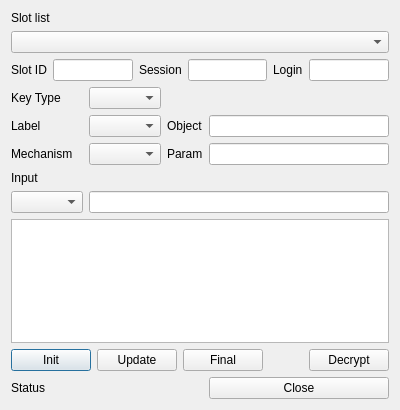
<?xml version="1.0" encoding="UTF-8"?>
<ui version="4.0">
 <class>DecryptDlg</class>
 <widget class="QDialog" name="DecryptDlg">
  <property name="geometry">
   <rect>
    <x>0</x>
    <y>0</y>
    <width>400</width>
    <height>410</height>
   </rect>
  </property>
  <property name="windowTitle">
   <string>Decrypt</string>
  </property>
  <layout class="QGridLayout" name="gridLayout">
   <item row="3" column="0">
    <widget class="QLabel" name="label_2">
     <property name="text">
      <string>Key Type</string>
     </property>
    </widget>
   </item>
   <item row="0" column="0">
    <widget class="QLabel" name="label">
     <property name="text">
      <string>Slot list</string>
     </property>
    </widget>
   </item>
   <item row="5" column="2">
    <widget class="QLabel" name="label_7">
     <property name="text">
      <string>Param</string>
     </property>
    </widget>
   </item>
   <item row="9" column="0" colspan="4">
    <layout class="QHBoxLayout" name="horizontalLayout_2">
     <property name="bottomMargin">
      <number>0</number>
     </property>
     <item>
      <widget class="QPushButton" name="mInitBtn">
       <property name="text">
        <string>Init</string>
       </property>
      </widget>
     </item>
     <item>
      <widget class="QPushButton" name="mUpdateBtn">
       <property name="text">
        <string>Update</string>
       </property>
      </widget>
     </item>
     <item>
      <widget class="QPushButton" name="mFinalBtn">
       <property name="text">
        <string>Final</string>
       </property>
      </widget>
     </item>
     <item>
      <spacer name="horizontalSpacer">
       <property name="orientation">
        <enum>Qt::Horizontal</enum>
       </property>
       <property name="sizeHint" stdset="0">
        <size>
         <width>40</width>
         <height>20</height>
        </size>
       </property>
      </spacer>
     </item>
     <item>
      <widget class="QPushButton" name="mDecryptBtn">
       <property name="text">
        <string>Decrypt</string>
       </property>
      </widget>
     </item>
    </layout>
   </item>
   <item row="4" column="0">
    <widget class="QLabel" name="label_3">
     <property name="text">
      <string>Label</string>
     </property>
    </widget>
   </item>
   <item row="2" column="0" colspan="4">
    <layout class="QHBoxLayout" name="horizontalLayout">
     <property name="bottomMargin">
      <number>0</number>
     </property>
     <item>
      <widget class="QLabel" name="label_10">
       <property name="text">
        <string>Slot ID</string>
       </property>
      </widget>
     </item>
     <item>
      <widget class="QLineEdit" name="mSlotIDText"/>
     </item>
     <item>
      <widget class="QLabel" name="label_9">
       <property name="text">
        <string>Session</string>
       </property>
      </widget>
     </item>
     <item>
      <widget class="QLineEdit" name="mSessionText"/>
     </item>
     <item>
      <widget class="QLabel" name="label_8">
       <property name="text">
        <string>Login</string>
       </property>
      </widget>
     </item>
     <item>
      <widget class="QLineEdit" name="mLoginText"/>
     </item>
    </layout>
   </item>
   <item row="5" column="3">
    <widget class="QLineEdit" name="mParamText"/>
   </item>
   <item row="4" column="2">
    <widget class="QLabel" name="label_6">
     <property name="text">
      <string>Object</string>
     </property>
    </widget>
   </item>
   <item row="4" column="1">
    <widget class="QComboBox" name="mLabelCombo"/>
   </item>
   <item row="1" column="0" colspan="4">
    <widget class="QComboBox" name="mSlotsCombo"/>
   </item>
   <item row="3" column="1">
    <widget class="QComboBox" name="mKeyTypeCombo"/>
   </item>
   <item row="10" column="3">
    <widget class="QPushButton" name="mCloseBtn">
     <property name="text">
      <string>Close</string>
     </property>
    </widget>
   </item>
   <item row="10" column="0" colspan="3">
    <widget class="QLabel" name="mStatusLabel">
     <property name="text">
      <string>Status</string>
     </property>
    </widget>
   </item>
   <item row="8" column="0" colspan="4">
    <widget class="QPlainTextEdit" name="mOutputText"/>
   </item>
   <item row="5" column="1">
    <widget class="QComboBox" name="mMechCombo"/>
   </item>
   <item row="5" column="0">
    <widget class="QLabel" name="label_4">
     <property name="text">
      <string>Mechanism</string>
     </property>
    </widget>
   </item>
   <item row="4" column="3">
    <widget class="QLineEdit" name="mObjectText"/>
   </item>
   <item row="6" column="0">
    <widget class="QLabel" name="label_5">
     <property name="text">
      <string>Input</string>
     </property>
    </widget>
   </item>
   <item row="7" column="0">
    <widget class="QComboBox" name="mInputCombo"/>
   </item>
   <item row="7" column="1" colspan="3">
    <widget class="QLineEdit" name="mInputText"/>
   </item>
  </layout>
 </widget>
 <resources/>
 <connections/>
</ui>
